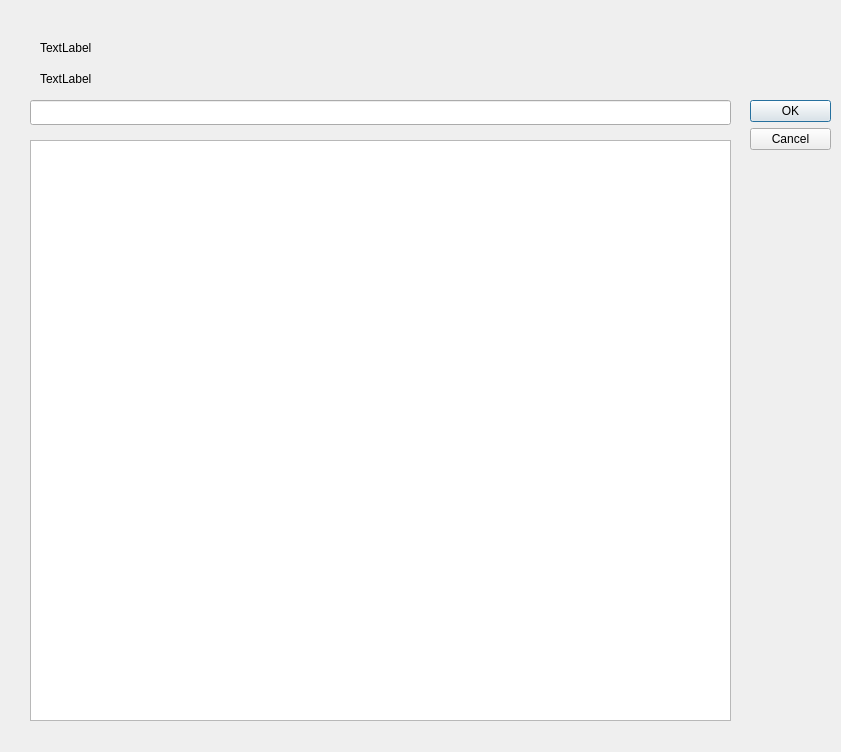
<?xml version="1.0" encoding="UTF-8"?>
<ui version="4.0">
 <class>answer</class>
 <widget class="QDialog" name="answer">
  <property name="geometry">
   <rect>
    <x>0</x>
    <y>0</y>
    <width>841</width>
    <height>752</height>
   </rect>
  </property>
  <property name="windowTitle">
   <string>Dialog</string>
  </property>
  <widget class="QDialogButtonBox" name="buttonBox">
   <property name="geometry">
    <rect>
     <x>750</x>
     <y>100</y>
     <width>81</width>
     <height>241</height>
    </rect>
   </property>
   <property name="orientation">
    <enum>Qt::Vertical</enum>
   </property>
   <property name="standardButtons">
    <set>QDialogButtonBox::Cancel|QDialogButtonBox::Ok</set>
   </property>
  </widget>
  <widget class="QTextEdit" name="textEdit">
   <property name="geometry">
    <rect>
     <x>30</x>
     <y>140</y>
     <width>701</width>
     <height>581</height>
    </rect>
   </property>
  </widget>
  <widget class="QLineEdit" name="lineEdit">
   <property name="geometry">
    <rect>
     <x>30</x>
     <y>100</y>
     <width>701</width>
     <height>25</height>
    </rect>
   </property>
  </widget>
  <widget class="QLabel" name="label">
   <property name="geometry">
    <rect>
     <x>40</x>
     <y>70</y>
     <width>451</width>
     <height>17</height>
    </rect>
   </property>
   <property name="text">
    <string>TextLabel</string>
   </property>
  </widget>
  <widget class="QLabel" name="label_2">
   <property name="geometry">
    <rect>
     <x>40</x>
     <y>40</y>
     <width>441</width>
     <height>16</height>
    </rect>
   </property>
   <property name="text">
    <string>TextLabel</string>
   </property>
  </widget>
 </widget>
 <resources/>
 <connections>
  <connection>
   <sender>buttonBox</sender>
   <signal>accepted()</signal>
   <receiver>answer</receiver>
   <slot>accept()</slot>
   <hints>
    <hint type="sourcelabel">
     <x>248</x>
     <y>254</y>
    </hint>
    <hint type="destinationlabel">
     <x>157</x>
     <y>274</y>
    </hint>
   </hints>
  </connection>
  <connection>
   <sender>buttonBox</sender>
   <signal>rejected()</signal>
   <receiver>answer</receiver>
   <slot>reject()</slot>
   <hints>
    <hint type="sourcelabel">
     <x>316</x>
     <y>260</y>
    </hint>
    <hint type="destinationlabel">
     <x>286</x>
     <y>274</y>
    </hint>
   </hints>
  </connection>
 </connections>
</ui>
